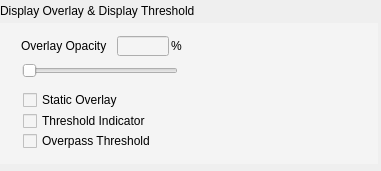
      <widget class="QWidget" name="widget_22" native="true">
       <property name="geometry">
        <rect>
         <x>20</x>
         <y>330</y>
         <width>381</width>
         <height>171</height>
        </rect>
       </property>
       <property name="minimumSize">
        <size>
         <width>381</width>
         <height>115</height>
        </size>
       </property>
       <widget class="QWidget" name="widget_26" native="true">
        <property name="geometry">
         <rect>
          <x>-3</x>
          <y>23</y>
          <width>381</width>
          <height>141</height>
         </rect>
        </property>
        <property name="styleSheet">
         <string notr="true">background-color: rgb(244, 244, 244);</string>
        </property>
        <widget class="QLabel" name="label_71">
         <property name="geometry">
          <rect>
           <x>174</x>
           <y>15</y>
           <width>16</width>
           <height>16</height>
          </rect>
         </property>
         <property name="text">
          <string>%</string>
         </property>
        </widget>
        <widget class="QLineEdit" name="DAQOverayValue">
         <property name="geometry">
          <rect>
           <x>120</x>
           <y>13</y>
           <width>52</width>
           <height>20</height>
          </rect>
         </property>
        </widget>
        <widget class="QSlider" name="DAQOveraySlider">
         <property name="geometry">
          <rect>
           <x>25</x>
           <y>40</y>
           <width>156</width>
           <height>16</height>
          </rect>
         </property>
         <property name="orientation">
          <enum>Qt::Horizontal</enum>
         </property>
        </widget>
        <widget class="QLabel" name="label_74">
         <property name="geometry">
          <rect>
           <x>24</x>
           <y>15</y>
           <width>93</width>
           <height>16</height>
          </rect>
         </property>
         <property name="text">
          <string>Overlay Opacity</string>
         </property>
        </widget>
        <widget class="QCheckBox" name="checkBox_3">
         <property name="geometry">
          <rect>
           <x>26</x>
           <y>69</y>
           <width>151</width>
           <height>16</height>
          </rect>
         </property>
         <property name="text">
          <string>Static Overlay</string>
         </property>
        </widget>
        <widget class="QCheckBox" name="checkBox_4">
         <property name="geometry">
          <rect>
           <x>26</x>
           <y>90</y>
           <width>151</width>
           <height>16</height>
          </rect>
         </property>
         <property name="text">
          <string>Threshold Indicator</string>
         </property>
        </widget>
        <widget class="QCheckBox" name="checkBox_5">
         <property name="geometry">
          <rect>
           <x>26</x>
           <y>110</y>
           <width>151</width>
           <height>16</height>
          </rect>
         </property>
         <property name="text">
          <string>Overpass Threshold</string>
         </property>
        </widget>
       </widget>
       <widget class="QLabel" name="label_61">
        <property name="geometry">
         <rect>
          <x>0</x>
          <y>3</y>
          <width>219</width>
          <height>16</height>
         </rect>
        </property>
        <property name="text">
         <string>Display Overlay &amp; Display Threshold</string>
        </property>
       </widget>
      </widget>
